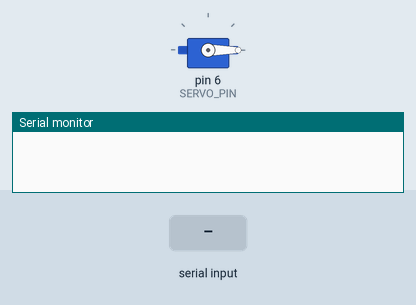
This sketch was run on a simulated Arduino Uno, built with avr-gcc and run on an emulated ATmega328P. Parts: servo, the last lines printed to the serial monitor. The test bench sets the inputs (shaded band).

Above: at 1.2 s.
1.3 s: "1" received over the second serial link
At 1.7 s:
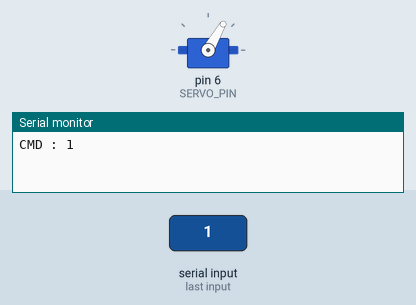
4.3 s: "0" received over the second serial link
7.3 s: "S" received over the second serial link
At 8.0 s:
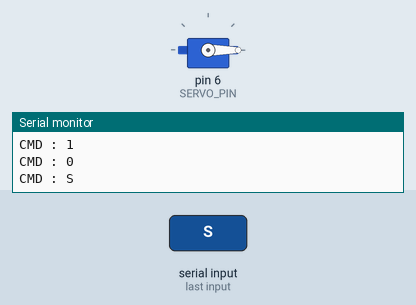
Timing chart, 0 to 10.3 s (numbered marks = the images above; inputs shaded):
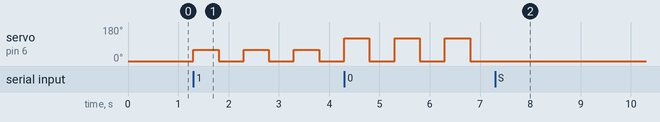

The sketch:

Slave_Servo.ino
```cpp
#include <SoftwareSerial.h>
#include <Servo.h>

Servo myServo;
const int SERVO_PIN = 6;
SoftwareSerial BTSerial(10, 11);

char currentMode = 'S';

void setup() {
  Serial.begin(9600);
  BTSerial.begin(38400);

  myServo.attach(SERVO_PIN);
  myServo.write(0);
}

void loop() {
  if (BTSerial.available()) {
    char newChar = BTSerial.read();

    if (newChar == '1' || newChar == '0' || newChar == 'S') {
      currentMode = newChar;
      Serial.print("CMD : ");
      Serial.println(currentMode);
    }
    else {
      Serial.print("Canh bao: Ky tu khong hop le -> ");  Serial.println(newChar);
    }
  }

  if (currentMode == '1') {
    myServo.write(60);
    delay(500);
    myServo.write(0);
    delay(500);
  }
  else if (currentMode == '0') {
    myServo.write(120);
    delay(500);
    myServo.write(0);
    delay(500);
  }
  else if (currentMode == 'S') {
    myServo.write(0);
  }
}
```

Measured:
- after the input at 1.3 s, servo on pin 6 (SERVO_PIN): alternates 60° for 0.50 s and 0° for 0.50 s, starting at once
- after the input at 7.3 s, servo on pin 6 (SERVO_PIN): stops changing and stays 0°
